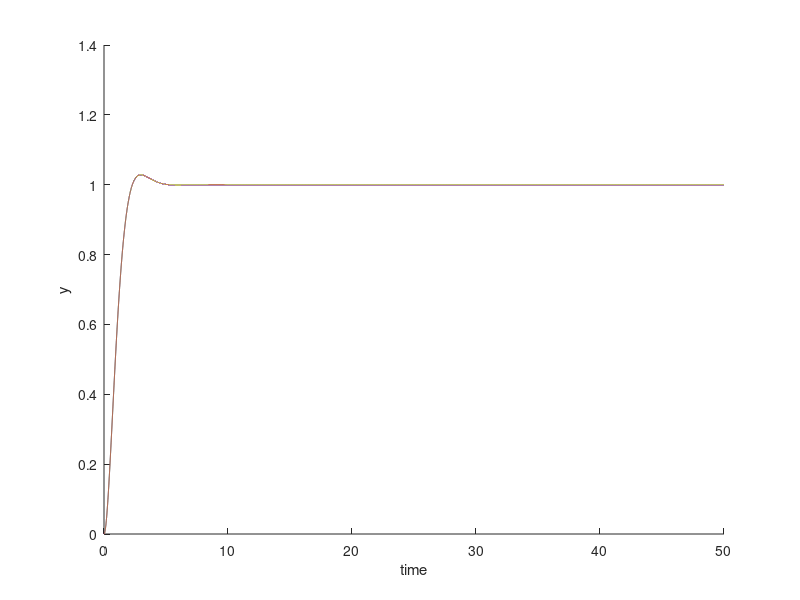

The MATLAB script that drew this image:
clear all
close all

num     = 1.6^2;
den     = [1 2*.75*1.6 1.6^2];
sys     = tf(num,den);
f       = 1; 

dt      = 0.001;
t       = [0:dt:50];
hold all
%Sinusoidal input
u       = ones(length(t),1)';
y       = lsim(sys,u,t);
plot(t,y)

k=.75; w=1.6;K=sqrt(1-k^2);
f=(1-exp(-k*w*t).*(cos(w*K*t)+k/K*sin(w*K*t)));
plot(t,f)
xlabel('time')
ylabel('y')
